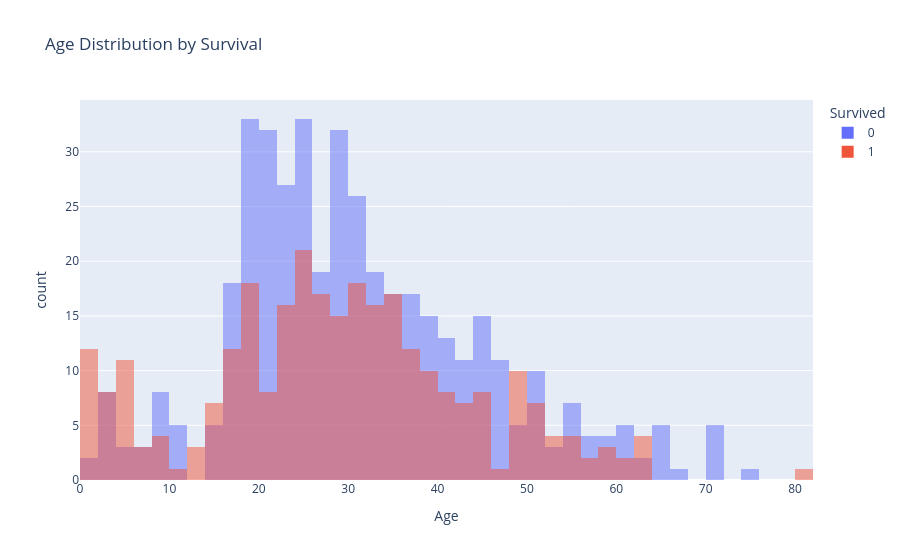

Write notebook code for a chart like this one.
### Code cell
fig = px.histogram(df, x='Age', color='Survived', barmode='overlay',
                   title='Age Distribution by Survival')
fig.show()
fig.write_html("age_survival_plotly.html")

### Figure 1 — Plotly figure (JSON) as saved in the notebook; plotly's stock layout.template omitted (floating-point values rounded to 4 significant figures; data arrays with more than 128 entries replaced by an {"elided": "..."} marker saying what was removed)
{"data": [{"bingroup": "x", "hovertemplate": "Survived=0<br>Age=%{x}<br>count=%{y}<extra></extra>", "legendgroup": "0", "marker": {"color": "#636efa", "opacity": 0.5, "pattern": {"shape": ""}}, "name": "0", "orientation": "v", "showlegend": true, "type": "histogram", "x": {"elided": "549 float values"}, "xaxis": "x", "yaxis": "y"}, {"bingroup": "x", "hovertemplate": "Survived=1<br>Age=%{x}<br>count=%{y}<extra></extra>", "legendgroup": "1", "marker": {"color": "#EF553B", "opacity": 0.5, "pattern": {"shape": ""}}, "name": "1", "orientation": "v", "showlegend": true, "type": "histogram", "x": {"elided": "342 float values"}, "xaxis": "x", "yaxis": "y"}], "layout": {"barmode": "overlay", "legend": {"title": {"text": "Survived"}, "tracegroupgap": 0}, "title": {"text": "Age Distribution by Survival"}, "xaxis": {"anchor": "y", "domain": [0, 1], "title": {"text": "Age"}}, "yaxis": {"anchor": "x", "domain": [0, 1], "title": {"text": "count"}}}}
